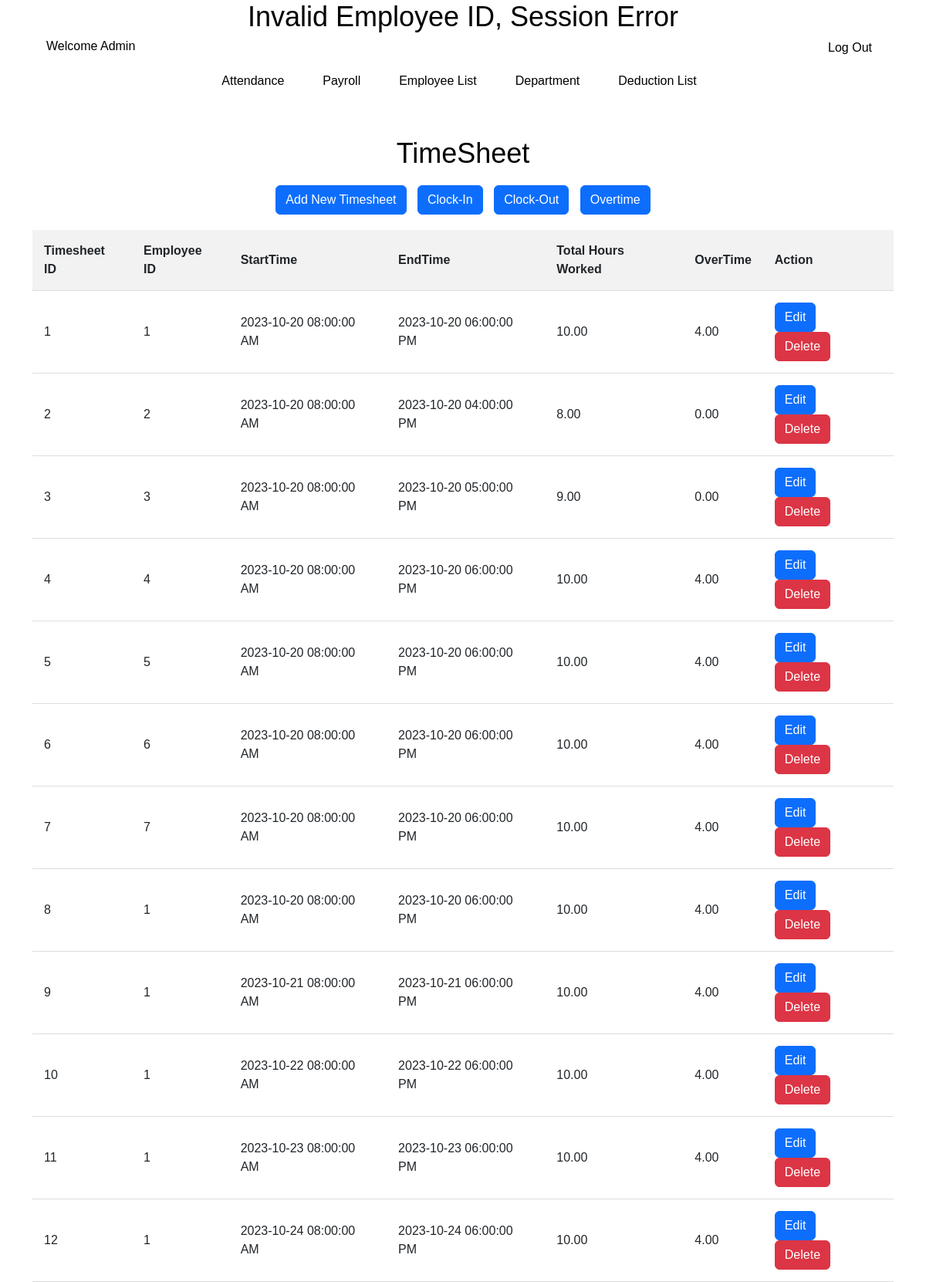
The app's page /attentance.php with its own data.
### tables this page shows
CREATE TABLE Timesheet (
	TimesheetID INT NOT NULL AUTO_INCREMENT,
	EmployeeID INT NOT NULL,
	StartTime TIMESTAMP,
	EndTime TIMESTAMP,
	TotalHoursWorked DECIMAL(10, 2),
	OvertimeHours DECIMAL(10, 2),
	PRIMARY KEY (TimesheetID),
	FOREIGN KEY (EmployeeID)
		REFERENCES Employees (EmployeeID) ON DELETE CASCADE
);

### attentance.php (the view, shortened to what this page needs)
<!DOCTYPE html>
<html lang="en">
<head>
    <link href="https://cdn.jsdelivr.net/npm/bootstrap@5.3.2/dist/css/bootstrap.min.css" rel="stylesheet"
>
    <link rel="stylesheet" type="text/css" href="employee_form.css">
    <link rel="stylesheet" type="text/css" href="attentancee.css">
    <link rel="stylesheet" type="text/css" href="navbar.css">
</head>
<body>
    <?php
    include 'navbar.php';
    include("sqlconnection.php");
    $sql = "SELECT * FROM Timesheet";
    $result = mysqli_query($con, $sql);
    ?>
    <div class="container">
        <h2>TimeSheet</h2>
        <button type="button" class="btn btn-primary" data-bs-toggle="modal" data-bs-target="#addNewTimesheet"
            style="margin-right: 10px;">
            Add New Timesheet
        </button>
        <button type="button" class="btn btn-primary" data-bs-toggle="modal" data-bs-target="#addNewClockIn"
            style="margin-right: 10px;">
            Clock-In
        </button>
        <button type="button" class="btn btn-primary" data-bs-toggle="modal" data-bs-target="#addNewClockOut"
            style="margin-right: 10px;">
            Clock-Out
        </button>
        <button type="button" class="btn btn-primary" data-bs-toggle="modal" data-bs-target="#addNewOvertime">
            Overtime
        </button>
        <table>
            <thead>
                <tr>
                    <th>Timesheet ID</th>
                    <th>Employee ID</th>
                    <th>StartTime</th>
                    <th>EndTime</th>
                    <th>Total Hours Worked</th>
                    <th>OverTime</th>
                    <th>Action</th>
                </tr>
            </thead>
            <tbody>
                <?php
                if (mysqli_num_rows($result) > 0) {
                    while ($row = mysqli_fetch_assoc($result)) {
                        $StartTimeFormat12 = date('Y-m-d h:i:s A', strtotime($row["StartTime"]));
            $EndTimeFormat12 = '';
        if (!is_null($row["EndTime"])) {
            $EndTimeFormat12 = date('Y-m-d h:i:s A', strtotime($row["EndTime"]));
        }
                        echo "<tr>
                                <td>" . $row["TimesheetID"] . "</td>
                                <td>" . $row["EmployeeID"] . "</td>
                                <td>" . $StartTimeFormat12 . " </td>
                                <td>" . $EndTimeFormat12 . "</td>
                                <td>" . $row["TotalHoursWorked"] . " </td>
                                <td>" . $row["OvertimeHours"] . " </td>
                                <td>
                                    <button class='btn btn-primary' data-bs-toggle='modal' data-bs-target='#editEmpTimesheet' data-edittimesheet-id='" . $row["TimesheetID"] . "' data-editemptime-id='" . $row["EmployeeID"] . "' onclick='editTimesheet(this)' style='margin-right: 10px;'>Edit</button>
                                    <button class='btn btn-danger' data-bs-toggle='modal' data-bs-target='#deleteEmpTimesheet' onclick='deleteTimesheet(this)' data-deltimesheet-id='" . $row["TimesheetID"] . "'>Delete</button>
                                </td>
                            </tr>";
                    }
                } else {
                    echo "0 results";
                }
                ?>
            </tbody>
        </table>
    </div>
</body>
</html>

### navbar.php (shortened to what this page needs)
<!DOCTYPE html>
<html lang="en">
<head>
    <link rel="stylesheet" type="text/css" href="navbar.css">
    <link rel="stylesheet" type="text/css" href="dropdown.css">
</head>
<body>
    <?php
            include("sqlconnection.php");
            if (isset($_SESSION['employee_id'])) {
    $employeeIdSession = $_SESSION['employee_id'];
    $sql = "SELECT * FROM Employees
 WHERE EmployeeID = $employeeIdSession";
    $result = mysqli_query($con, $sql);
    if ($row = mysqli_fetch_assoc($result)) {
        $firstName = $row['FirstName'];
    } else {
        echo "<div class='center'><h2>Employee not found</h2></div>";
    }
    } else {
        echo "<div class='center'><h2>Invalid Employee ID, Session Error</h2></div>";
}
    ?>
    <div class="Main-buttons">
        <a href="attentance.php" class="cool-button animated-button">Attendance</a>
        <a href="payroll.php" class="cool-button animated-button">Payroll</a>
        <a href="employee.php" class="cool-button animated-button">Employee List</a>
        <a href="department.php" class="cool-button animated-button">Department</a>
        <a href="deductionb.php" class="cool-button animated-button">Deduction List</a>
    </div>
    <div class="dropdown">
        <a href="dropdown.php" class="cool-button animated-button">Log Out</a>
    </div>
    <div class="helloname">
        <?php
        if (isset($firstName)) {
        echo "<p class='cool-name'>Welcome Admin, " . $firstName . "</p>";
    } else {
        echo "<p class='cool-name'>Welcome Admin</p>";
    }
        ?>
    </div>
</body>
</html>

### employee_form.css (style rules this page uses)
body { font-family: Arial, sans-serif; background-color: white; margin: 0; }
h2 { text-align: center; color: #333; }
button { padding: 12px; background-color: white; color: black; border: none; border-radius: 4px; cursor: pointer; }
.animated-button { animation: coolAnimation 1s ease-in-out; }

### attentancee.css (style rules this page uses)
body { font-family: Arial, sans-serif; background-color: white; margin: 0; padding: 0; }
.container { width: 100%; margin-top: 20px; text-align: center; }
h2 { color: black; font-size: 36px; margin-bottom: 20px; animation: fadeInUp 1s ease-in-out; }
table { width: 100%; border-collapse: collapse; margin-top: 20px; }
th, td { padding: 15px; text-align: left; border-bottom: 1px solid #ddd; }
th { background-color: #f2f2f2; }

### navbar.css (style rules this page uses)
.Main-buttons { display: flex; justify-content: center; align-items: center; margin-top: 20px; padding: 20px; flex-wrap: wrap; }
.cool-button { background-color: white; color: black; border: none; padding: 10px 20px; text-align: center; text-decoration: none; display: inline-block; font-size: 16px; margin-right: 10px; margin-bottom: 10px; border-radius: 5px; cursor: pointer; transition: background-color 0.3s, color 0.3s; }
.animated-button { animation: coolAnimation 1s ease-in-out; }

### dropdown.css (style rules this page uses)
body { font-family: "Arial", sans-serif; margin: 0; padding: 0; }
.dropdown { position: absolute; top: 20px; right: 20px; padding: 20px; z-index: 1000; }
.cool-button { color: black; border: none; padding: 10px 20px; text-align: center; text-decoration: none; display: inline-block; font-size: 16px; margin-right: 10px; margin-bottom: 10px; border-radius: 5px; cursor: pointer; transition: background-color 0.3s, color 0.3s; }
.animated-button { animation: coolAnimation 1s ease-in-out; }
.helloname { position: absolute; top: 20px; left: 20px; padding: 20px; z-index: 1000; }
.cool-name { color: black; border: none; padding: 10px 20px; text-align: center; text-decoration: none; display: inline-block; font-size: 16px; margin-right: 10px; margin-bottom: 10px; }
p { line-height: 1.3; }

### records on screen
timesheet: TimesheetID "1", EmployeeID "1", StartTime "2023-10-20 08:00:00 AM", EndTime "2023-10-20 06:00:00 PM", TotalHoursWorked "10.00", OvertimeHours "4.00"
timesheet: TimesheetID "2", EmployeeID "2", StartTime "2023-10-20 08:00:00 AM", EndTime "2023-10-20 04:00:00 PM", TotalHoursWorked "8.00", OvertimeHours "0.00"
timesheet: TimesheetID "3", EmployeeID "3", StartTime "2023-10-20 08:00:00 AM", EndTime "2023-10-20 05:00:00 PM", TotalHoursWorked "9.00", OvertimeHours "0.00"
timesheet: TimesheetID "4", EmployeeID "4", StartTime "2023-10-20 08:00:00 AM", EndTime "2023-10-20 06:00:00 PM", TotalHoursWorked "10.00", OvertimeHours "4.00"
timesheet: TimesheetID "5", EmployeeID "5", StartTime "2023-10-20 08:00:00 AM", EndTime "2023-10-20 06:00:00 PM", TotalHoursWorked "10.00", OvertimeHours "4.00"
timesheet: TimesheetID "6", EmployeeID "6", StartTime "2023-10-20 08:00:00 AM", EndTime "2023-10-20 06:00:00 PM", TotalHoursWorked "10.00", OvertimeHours "4.00"
timesheet: TimesheetID "7", EmployeeID "7", StartTime "2023-10-20 08:00:00 AM", EndTime "2023-10-20 06:00:00 PM", TotalHoursWorked "10.00", OvertimeHours "4.00"
timesheet: TimesheetID "8", EmployeeID "1", StartTime "2023-10-20 08:00:00 AM", EndTime "2023-10-20 06:00:00 PM", TotalHoursWorked "10.00", OvertimeHours "4.00"
timesheet: TimesheetID "9", EmployeeID "1", StartTime "2023-10-21 08:00:00 AM", EndTime "2023-10-21 06:00:00 PM", TotalHoursWorked "10.00", OvertimeHours "4.00"
timesheet: TimesheetID "10", EmployeeID "1", StartTime "2023-10-22 08:00:00 AM", EndTime "2023-10-22 06:00:00 PM", TotalHoursWorked "10.00", OvertimeHours "4.00"
timesheet: TimesheetID "11", EmployeeID "1", StartTime "2023-10-23 08:00:00 AM", EndTime "2023-10-23 06:00:00 PM", TotalHoursWorked "10.00", OvertimeHours "4.00"
timesheet: TimesheetID "12", EmployeeID "1", StartTime "2023-10-24 08:00:00 AM", EndTime "2023-10-24 06:00:00 PM", TotalHoursWorked "10.00", OvertimeHours "4.00"
